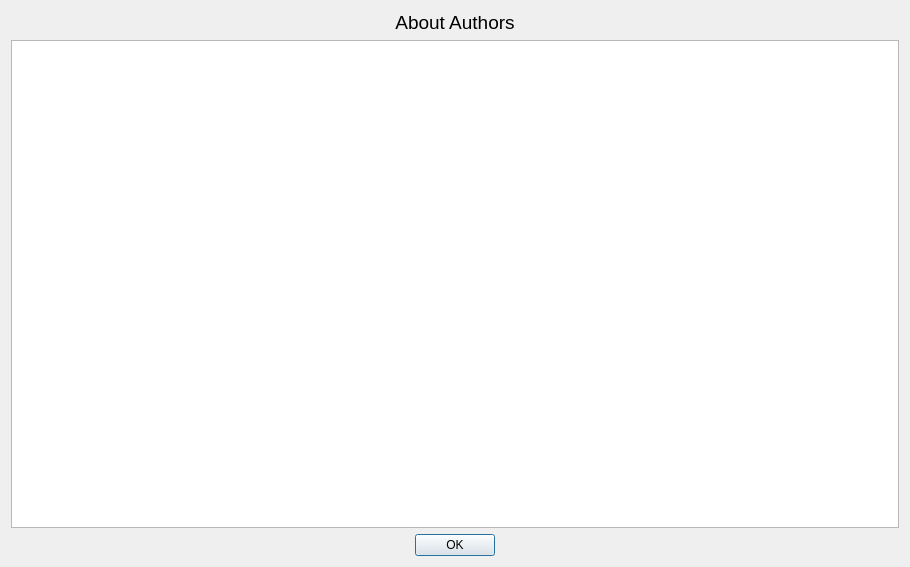
<?xml version="1.0" encoding="UTF-8"?>
<ui version="4.0">
 <class>AboutAuthors</class>
 <widget class="QDialog" name="AboutAuthors">
  <property name="geometry">
   <rect>
    <x>0</x>
    <y>0</y>
    <width>910</width>
    <height>567</height>
   </rect>
  </property>
  <property name="windowTitle">
   <string>About Authors</string>
  </property>
  <property name="windowIcon">
   <iconset>
    <normaloff>../../icons/python.ico</normaloff>../../icons/python.ico</iconset>
  </property>
  <layout class="QGridLayout" name="gridLayout">
   <item row="2" column="0">
    <widget class="QDialogButtonBox" name="buttonBox">
     <property name="orientation">
      <enum>Qt::Horizontal</enum>
     </property>
     <property name="standardButtons">
      <set>QDialogButtonBox::Ok</set>
     </property>
     <property name="centerButtons">
      <bool>true</bool>
     </property>
    </widget>
   </item>
   <item row="1" column="0">
    <widget class="QTextBrowser" name="textBrowser">
     <property name="html">
      <string>&lt;!DOCTYPE HTML PUBLIC &quot;-//W3C//DTD HTML 4.0//EN&quot; &quot;http://www.w3.org/TR/REC-html40/strict.dtd&quot;&gt;
&lt;html&gt;&lt;head&gt;&lt;meta name=&quot;qrichtext&quot; content=&quot;1&quot; /&gt;&lt;style type=&quot;text/css&quot;&gt;
p, li { white-space: pre-wrap; }
&lt;/style&gt;&lt;/head&gt;&lt;body style=&quot; font-family:'Ubuntu'; font-size:11pt; font-weight:400; font-style:normal;&quot;&gt;
&lt;p style=&quot; margin-top:0px; margin-bottom:0px; margin-left:0px; margin-right:0px; -qt-block-indent:0; text-indent:0px;&quot;&gt;&lt;span style=&quot; font-family:'MS Shell Dlg 2'; font-size:24pt; font-weight:600; color:#ffffff;&quot;&gt;Students :&lt;/span&gt;&lt;span style=&quot; font-family:'MS Shell Dlg 2'; font-size:24pt; color:#ffffff;&quot;&gt; Reinaldo Barrera Travieso&lt;/span&gt;&lt;/p&gt;
&lt;p style=&quot; margin-top:0px; margin-bottom:0px; margin-left:0px; margin-right:0px; -qt-block-indent:0; text-indent:0px;&quot;&gt;&lt;span style=&quot; font-size:7pt; color:#ffffff;&quot;&gt; &lt;/span&gt;&lt;/p&gt;
&lt;p style=&quot; margin-top:0px; margin-bottom:0px; margin-left:0px; margin-right:0px; -qt-block-indent:0; text-indent:0px;&quot;&gt;&lt;span style=&quot; font-family:'MS Shell Dlg 2'; font-size:24pt; color:#ffffff;&quot;&gt;                   Ariel Plasencia Díaz&lt;/span&gt;&lt;/p&gt;
&lt;p style=&quot;-qt-paragraph-type:empty; margin-top:0px; margin-bottom:0px; margin-left:0px; margin-right:0px; -qt-block-indent:0; text-indent:0px; color:#ffffff;&quot;&gt;&lt;br /&gt;&lt;/p&gt;
&lt;p style=&quot; margin-top:0px; margin-bottom:0px; margin-left:0px; margin-right:0px; -qt-block-indent:0; text-indent:0px;&quot;&gt;&lt;span style=&quot; font-family:'MS Shell Dlg 2'; font-size:24pt; font-weight:600; color:#ffffff;&quot;&gt;Tutor :&lt;/span&gt;&lt;span style=&quot; font-family:'MS Shell Dlg 2'; font-size:24pt; color:#ffffff;&quot;&gt; Dr. Ángela León Mecías&lt;/span&gt;&lt;/p&gt;
&lt;p style=&quot;-qt-paragraph-type:empty; margin-top:0px; margin-bottom:0px; margin-left:0px; margin-right:0px; -qt-block-indent:0; text-indent:0px; font-family:'MS Shell Dlg 2'; color:#ffffff;&quot;&gt;&lt;br /&gt;&lt;/p&gt;
&lt;p style=&quot; margin-top:0px; margin-bottom:0px; margin-left:0px; margin-right:0px; -qt-block-indent:0; text-indent:0px;&quot;&gt;&lt;span style=&quot; font-family:'MS Shell Dlg 2'; font-size:24pt; font-weight:600; color:#ffffff;&quot;&gt;Emails :&lt;/span&gt;&lt;span style=&quot; font-family:'MS Shell Dlg 2'; font-size:24pt; color:#ffffff;&quot;&gt; r.barrera@estudiantes.matcom.uh.cu&lt;/span&gt;&lt;/p&gt;
&lt;p style=&quot; margin-top:0px; margin-bottom:0px; margin-left:0px; margin-right:0px; -qt-block-indent:0; text-indent:0px;&quot;&gt;&lt;span style=&quot; font-family:'MS Shell Dlg 2'; font-size:7pt; color:#ffffff;&quot;&gt; &lt;/span&gt;&lt;/p&gt;
&lt;p style=&quot; margin-top:0px; margin-bottom:0px; margin-left:0px; margin-right:0px; -qt-block-indent:0; text-indent:0px;&quot;&gt;&lt;span style=&quot; font-family:'MS Shell Dlg 2'; font-size:24pt; color:#ffffff;&quot;&gt;               a.plasencia@estudiantes.matcom.uh.cu&lt;/span&gt;&lt;/p&gt;
&lt;p style=&quot; margin-top:0px; margin-bottom:0px; margin-left:0px; margin-right:0px; -qt-block-indent:0; text-indent:0px;&quot;&gt;&lt;span style=&quot; font-family:'MS Shell Dlg 2'; font-size:6pt; color:#ffffff;&quot;&gt; &lt;/span&gt;&lt;span style=&quot; font-family:'MS Shell Dlg 2'; color:#ffffff;&quot;&gt; &lt;/span&gt;&lt;/p&gt;
&lt;p style=&quot; margin-top:0px; margin-bottom:0px; margin-left:0px; margin-right:0px; -qt-block-indent:0; text-indent:0px;&quot;&gt;&lt;span style=&quot; font-family:'MS Shell Dlg 2'; font-size:24pt; font-weight:600; color:#ffffff;&quot;&gt;Faculty :&lt;/span&gt;&lt;span style=&quot; font-family:'MS Shell Dlg 2'; font-size:24pt; color:#ffffff;&quot;&gt; Mathematics and Computation&lt;/span&gt;&lt;/p&gt;
&lt;p style=&quot; margin-top:0px; margin-bottom:0px; margin-left:0px; margin-right:0px; -qt-block-indent:0; text-indent:0px;&quot;&gt;&lt;span style=&quot; font-family:'MS Shell Dlg 2'; font-size:6pt; color:#ffffff;&quot;&gt; &lt;/span&gt;&lt;span style=&quot; font-family:'MS Shell Dlg 2'; color:#ffffff;&quot;&gt; &lt;/span&gt;&lt;/p&gt;
&lt;p style=&quot; margin-top:0px; margin-bottom:0px; margin-left:0px; margin-right:0px; -qt-block-indent:0; text-indent:0px;&quot;&gt;&lt;span style=&quot; font-family:'MS Shell Dlg 2'; font-size:24pt; font-weight:600; color:#ffffff;&quot;&gt;Profession :&lt;/span&gt;&lt;span style=&quot; font-family:'MS Shell Dlg 2'; font-size:24pt; color:#ffffff;&quot;&gt; Computer Science&lt;/span&gt;&lt;/p&gt;
&lt;p style=&quot; margin-top:0px; margin-bottom:0px; margin-left:0px; margin-right:0px; -qt-block-indent:0; text-indent:0px;&quot;&gt;&lt;span style=&quot; font-family:'MS Shell Dlg 2'; font-size:6pt; color:#ffffff;&quot;&gt; &lt;/span&gt;&lt;span style=&quot; font-family:'MS Shell Dlg 2'; color:#ffffff;&quot;&gt; &lt;/span&gt;&lt;/p&gt;
&lt;p style=&quot; margin-top:0px; margin-bottom:0px; margin-left:0px; margin-right:0px; -qt-block-indent:0; text-indent:0px;&quot;&gt;&lt;span style=&quot; font-family:'MS Shell Dlg 2'; font-size:24pt; font-weight:600; color:#ffffff;&quot;&gt;Course :&lt;/span&gt;&lt;span style=&quot; font-family:'MS Shell Dlg 2'; font-size:24pt; color:#ffffff;&quot;&gt; Optimitation Models II&lt;/span&gt;&lt;/p&gt;
&lt;p style=&quot; margin-top:0px; margin-bottom:0px; margin-left:0px; margin-right:0px; -qt-block-indent:0; text-indent:0px;&quot;&gt;&lt;span style=&quot; font-family:'MS Shell Dlg 2'; font-size:6pt; color:#ffffff;&quot;&gt; &lt;/span&gt;&lt;span style=&quot; font-family:'MS Shell Dlg 2'; color:#ffffff;&quot;&gt; &lt;/span&gt;&lt;/p&gt;
&lt;p style=&quot; margin-top:0px; margin-bottom:0px; margin-left:0px; margin-right:0px; -qt-block-indent:0; text-indent:0px;&quot;&gt;&lt;span style=&quot; font-family:'MS Shell Dlg 2'; font-size:24pt; font-weight:600; color:#ffffff;&quot;&gt;Date :&lt;/span&gt;&lt;span style=&quot; font-family:'MS Shell Dlg 2'; font-size:24pt; color:#ffffff;&quot;&gt; 2022&lt;/span&gt;&lt;/p&gt;&lt;/body&gt;&lt;/html&gt;</string>
     </property>
    </widget>
   </item>
   <item row="0" column="0">
    <widget class="QLabel" name="label">
     <property name="font">
      <font>
       <family>Tahoma</family>
       <pointsize>14</pointsize>
      </font>
     </property>
     <property name="text">
      <string>&lt;html&gt;&lt;head/&gt;&lt;body&gt;&lt;p align=&quot;center&quot;&gt;About Authors&lt;/p&gt;&lt;/body&gt;&lt;/html&gt;</string>
     </property>
    </widget>
   </item>
  </layout>
 </widget>
 <resources/>
 <connections>
  <connection>
   <sender>buttonBox</sender>
   <signal>accepted()</signal>
   <receiver>AboutAuthors</receiver>
   <slot>accept()</slot>
   <hints>
    <hint type="sourcelabel">
     <x>248</x>
     <y>254</y>
    </hint>
    <hint type="destinationlabel">
     <x>157</x>
     <y>274</y>
    </hint>
   </hints>
  </connection>
  <connection>
   <sender>buttonBox</sender>
   <signal>rejected()</signal>
   <receiver>AboutAuthors</receiver>
   <slot>reject()</slot>
   <hints>
    <hint type="sourcelabel">
     <x>316</x>
     <y>260</y>
    </hint>
    <hint type="destinationlabel">
     <x>286</x>
     <y>274</y>
    </hint>
   </hints>
  </connection>
 </connections>
</ui>
